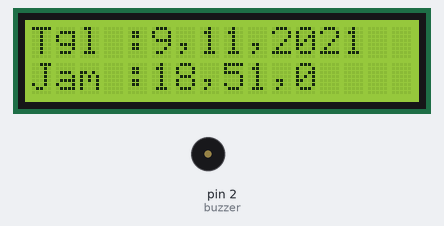
Bench run of a sketch on a simulated Arduino Uno, built with avr-gcc and run on an emulated ATmega328P. On the bench: 16×2 character LCD, buzzer (waves = sounding, pin HIGH). The local clock reads 2024-03-15 10:24:30 at power-on unless the sketch sets it.

Above: at 0.1 s.
At 4.3 s:
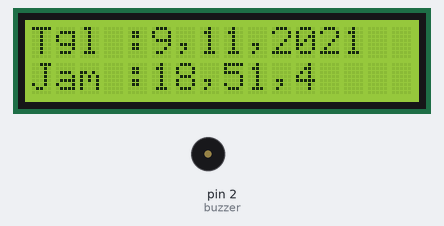
At 9.4 s:
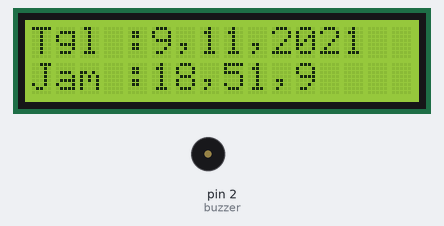
At 18.7 s:
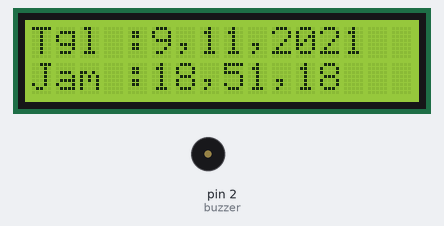
At 28.0 s:
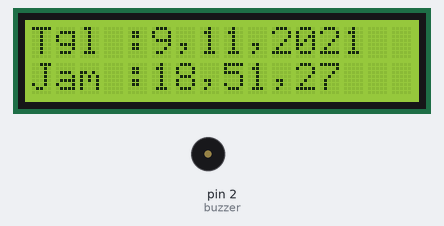
At 38.3 s:
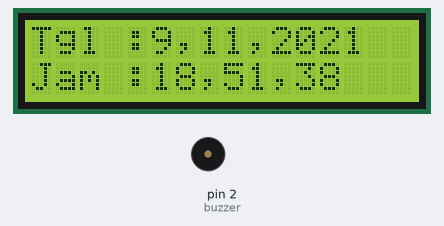

The sketch:

RTC_LCD.ino
```cpp
#include <LiquidCrystal_I2C.h>
#include <virtuabotixRTC.h>
int buzzer=2;
virtuabotixRTC myRTC(6, 7, 8); //CLK, DAT, RST

//Inisialisasi pembuatan variable
LiquidCrystal_I2C lcd(0x27, 16, 2);
// PanggilLibrary , Variabel , ( Alamat I2C , panjang karakter lcd , lebar karakter lcd)

void setup() {
 //Menentukan Fungsionalitas dari PIN pada Microcontroller
 Serial.begin(115200); //baudrate yang digunakan untuk komunikasi microcontroller dengan komputer
 lcd.begin();
 myRTC.setDS1302Time(00, 51, 18, 6, 9, 11, 2021);
 pinMode(buzzer,OUTPUT);
}

void loop() {
  myRTC.updateTime();

 //Program yang akan dijalankan berulang-ulang
 lcd.clear(); //Untuk Menghapus karakter pada LCD
 lcd.setCursor(0,0); lcd.print("Tgl :");    //setCursor(colom,baris)
  lcd.print(myRTC.dayofmonth);
  lcd.print(",");
  lcd.print(myRTC.month);
  lcd.print(",");
  lcd.print(myRTC.year);
 lcd.setCursor(0,1); lcd.print("Jam :");    //setCursor(colom,baris)
  lcd.print(myRTC.hours);
  lcd.print(",");
  lcd.print(myRTC.minutes);
  lcd.print(",");
  lcd.print(myRTC.seconds);
 delay(1000);


}
```

Measured:
- what the display in image 1 shows lasts 1.0 s, from 4.2 s to 5.2 s
